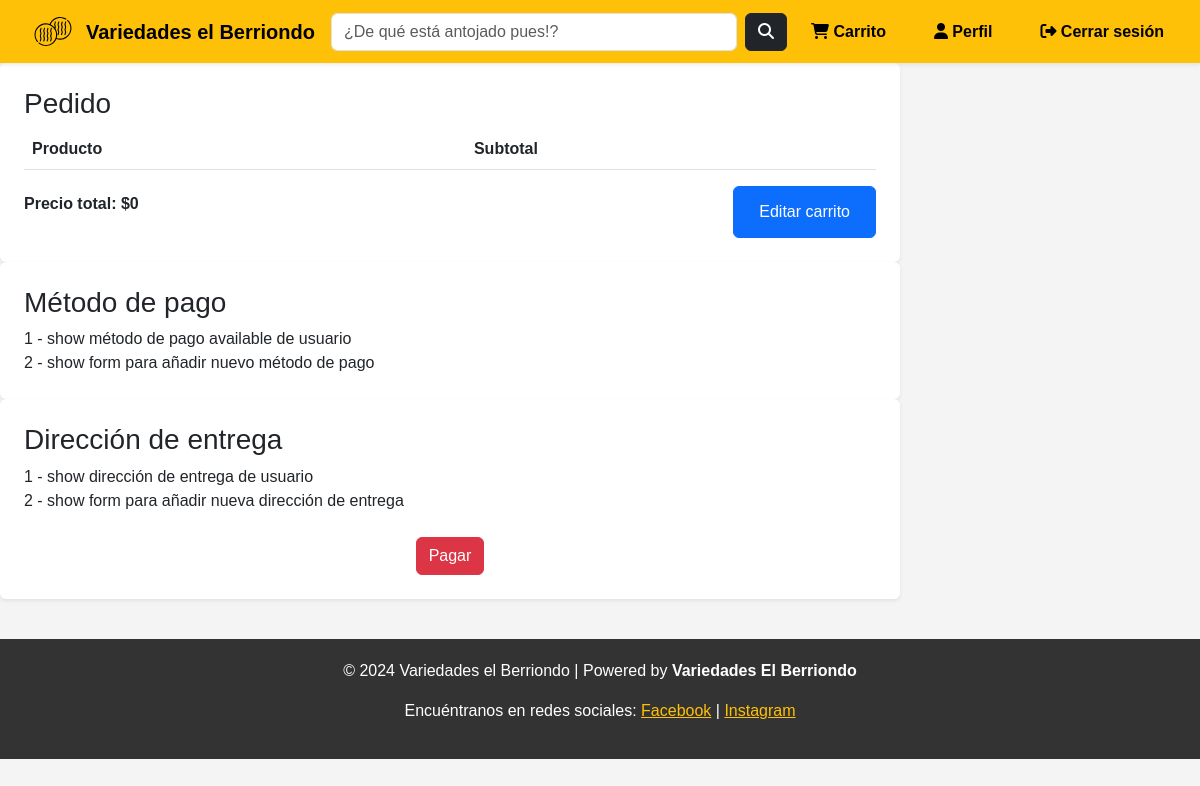
Before: /checkout/ (signed in) with the older database file.
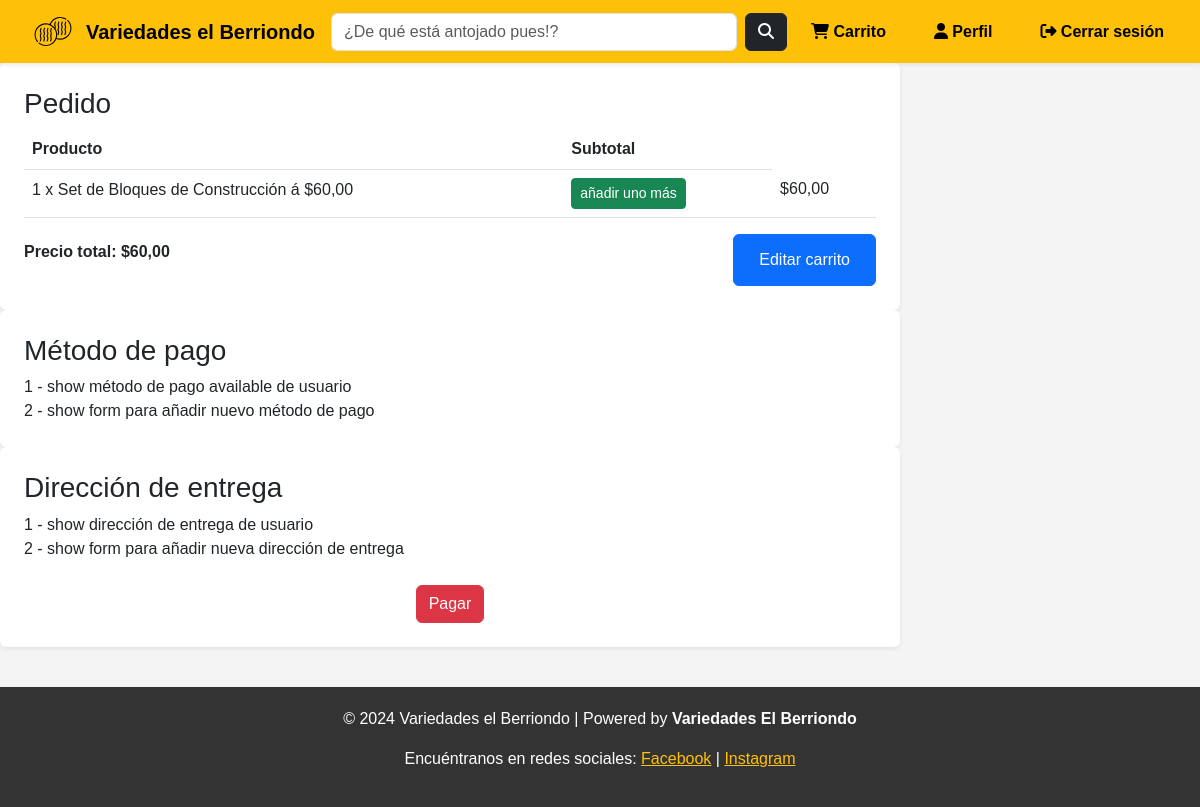
After: the same page with the newer database file.
### general/models.py (models this page shows, shortened)
class Carrito(models.Model):
    usuario = models.ForeignKey(User, on_delete=models.CASCADE)
    producto = models.ForeignKey(Producto, on_delete=models.CASCADE)
    cantidad = models.PositiveIntegerField(default=1)
    @property
    def subtotal(self):
        return self.producto.precio * self.cantidad

class Producto(models.Model):
    nombre = models.CharField(max_length=200)
    descripcion = models.TextField(blank=True, null=True)
    precio = models.DecimalField(max_digits=10, decimal_places=2)
    stock = models.PositiveIntegerField(default=0)
    categoria = models.ForeignKey(Categoria, on_delete=models.CASCADE, related_name="productos")
    imagen = models.ImageField(upload_to="productos/", blank=True, null=True)
    fecha_creacion = models.DateTimeField(default=now)

### general/views.py (the view)
# urls.py: path('checkout/', checkout, name='checkout'),
def checkout(request):
    total_price = sum(item.subtotal for item in request.user.carrito_set.all())
    form = PaymentForm()
    if request.method == 'POST':
        form = PaymentForm(request.POST)
        if form.is_valid():
            return redirect('index')
    else:
        form = PaymentForm()
    context = {
        'total_price': total_price,
        'form': form
    }
    return render(request, 'checkout.html', context)

### general/forms.py
class PaymentForm(forms.Form):
    PAYMENT_METHOD_CHOICES = [
        ('tarjeta_credito', 'Tarjeta de crédito'),
        ('tarjeta_debito', 'Tarjeta de débito'),
        ('efectivo', 'Efectivo'),
    ]
    payment_method = forms.ChoiceField(choices=PAYMENT_METHOD_CHOICES, widget=forms.RadioSelect)
    card_number = forms.CharField(max_length=16, required=False, widget=forms.NumberInput(attrs={'class': 'form-control'}))
    expiration_date = forms.DateField(required=False, widget=forms.DateInput(attrs={'class': 'form-control'}))
    cvv = forms.CharField(max_length=3, required=False, widget=forms.NumberInput(attrs={'class': 'form-control'}))
    efectivo = forms.CharField(max_length=100, required=False, widget=forms.TextInput(attrs={'class': 'form-control'}))

### variedadesElBerriendo/templates/checkout.html (shortened to what this page needs)
{% extends 'base.html' %}
{% load static %}
{% block content %}
<div class="col-md-9">
    <div class="main-content tab-content">
        <div class="tab-pane fade show active">
            <section class="profile-section bg-white p-4 rounded shadow-sm">
                <h3>Pedido</h3>
                <table class="table checkout-table">
                    <thead>
                        <tr>
                            <th>Producto</th>
                            <th>Subtotal</th>
                        </tr>
                    <tbody>
                        {% for item in request.user.carrito_set.all %}
                            <tr>
                                <td>{{item.cantidad}} x {{ item.producto.nombre }} á ${{ item.producto.precio }}</td>
                                <td>
                                    <form method="POST" action="{% url 'añadir_otro' item.id %}">
                                        <button type="submit" class="btn btn-success btn-sm">añadir uno más</button>
                                    </form>
                                <td>${{ item.subtotal}}</td>
                            </tr>
                        {% endfor %}
                    </tbody>
                </table>
                <div class="d-flex justify-content-between align-items-center">
                    <p><b>Precio total: ${{ total_price }}</b></p>
                    <div class="btn btn-primary">
                        <a href="{% url 'carrito' %}" class="btn btn-primary">Editar carrito</a>
                    </div>
                </div>
            </section>
            <section class="profile-section bg-white p-4 rounded shadow-sm">
                <h3>Método de pago</h3>
                <div> 1 - show método de pago available de usuario</div>
                <div> 2 - show form para añadir nuevo método de pago</div>
            </section>
            <section class="profile-section bg-white p-4 rounded shadow-sm">
                <h3>Dirección de entrega</h3>
                <div> 1 - show dirección de entrega de usuario</div>
                <div> 2 - show form para añadir nueva dirección de entrega</div>
                <div class="d-flex justify-content-center mt-4">
                    <a href="{% url 'index' %}" class="btn btn-danger">Pagar</a>
                </div>
            </section>
    </div>
</div>
{% endblock %}

Changed rows visible on the page:
added Carrito: cantidad "1", producto.nombre "Set de Bloques de Construcción", producto.precio "60,00", subtotal "60,00"
Other visible differences:
{{ total_price }}: "0" → "60,00"
